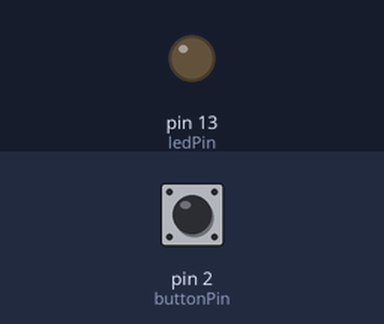
Simulated run of this sketch. Board: Arduino Uno, built with avr-gcc and run on an emulated ATmega328P. Parts: output pins drawn as LEDs (lit = HIGH). Dashed ring = blinking. The test bench sets the inputs (shaded band); at power-on: pin 2 (buttonPin) HIGH.

Above: at 0.1 s.
At 1.2 s:
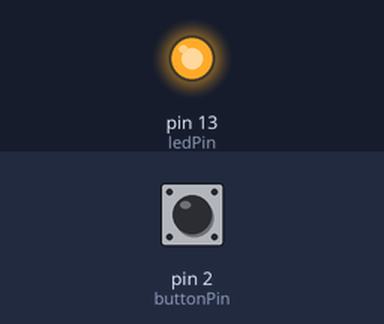
1.3 s: pin 2 (buttonPin) pulled LOW for 0.15 s
At 1.59 s:
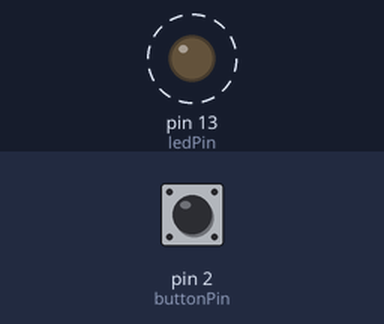
Timing chart, 0 to 10.3 s (numbered marks = the images above; inputs shaded):
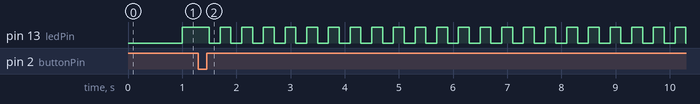

The sketch:

task_1.ino
```cpp
const int buttonPin = 2;
const int ledPin = 13;
volatile bool stateChanged = false;
uint32_t timer_blink;
bool interrupts_flag = false;
unsigned long stateStart = 0;
bool ledState = false;

// Добавляем переменные для антидребезга
unsigned long lastInterruptTime = 0;
const unsigned long debounceDelay = 50; // 50ms для антидребезга

void handleButtonPress() {
  unsigned long currentTime = millis();
  // Игнорируем срабатывания, которые происходят слишком быстро
  if (currentTime - lastInterruptTime > debounceDelay) {
    stateChanged = true;
  }
  lastInterruptTime = currentTime;
}

void setup() {
  pinMode(buttonPin, INPUT_PULLUP);
  pinMode(ledPin, OUTPUT);
  attachInterrupt(digitalPinToInterrupt(buttonPin), handleButtonPress, FALLING);
}

void loop() {
  if (stateChanged) {
    interrupts_flag = !interrupts_flag;
    stateChanged = false;
    stateStart = millis();
  }

  timer_blink = interrupts_flag ? 200 : 1000;

  if (millis() - stateStart >= timer_blink) {
    stateStart = millis();
    ledState = !ledState;
    digitalWrite(ledPin, ledState ? HIGH : LOW);
  }
}
```

Measured:
- after the input at 1.3 s, pin 13 (ledPin): alternates HIGH for 0.20 s and LOW for 0.20 s, starting after 0.20 s
